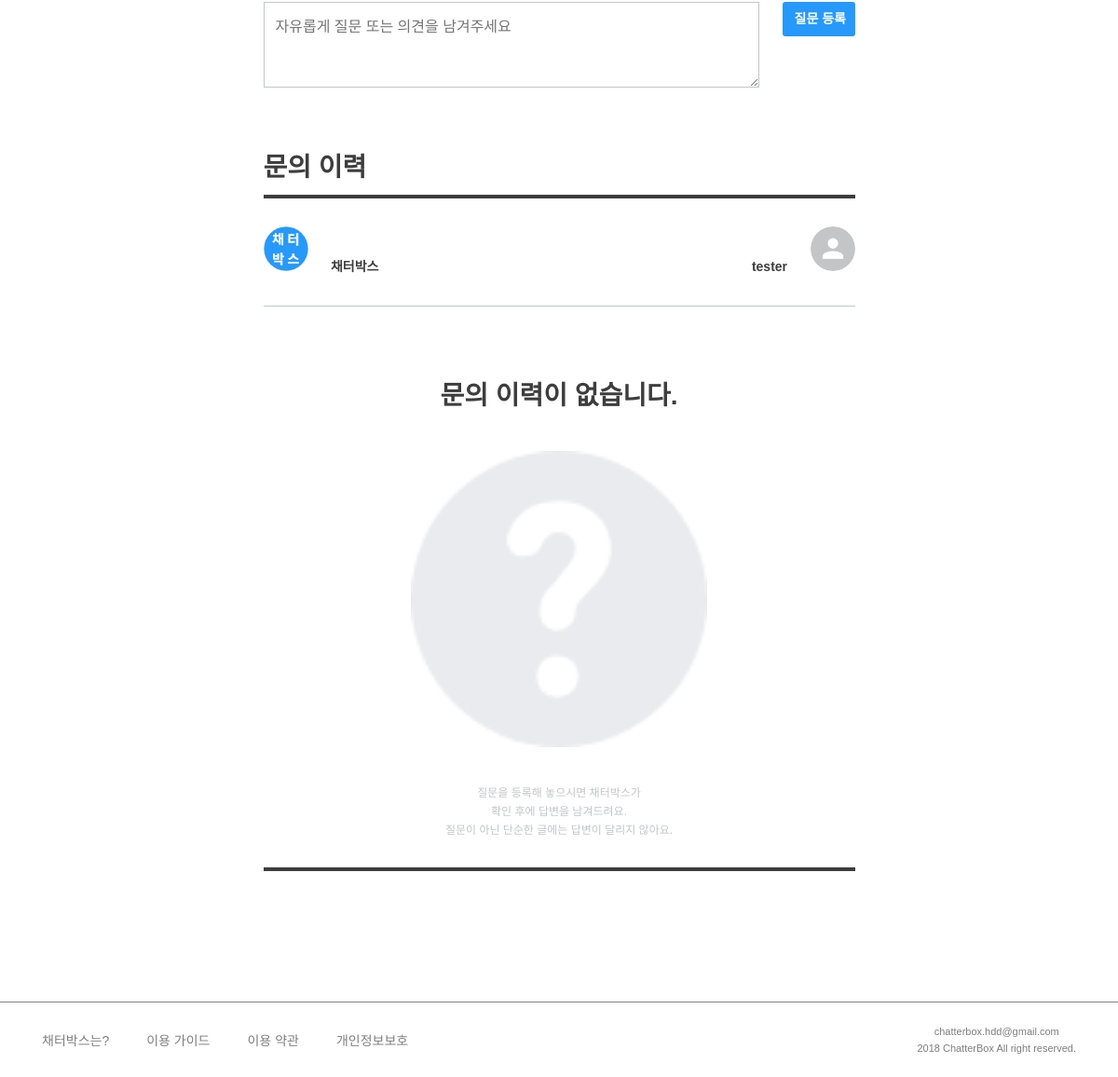
Before: /member/contact/ (signed in, lower part) with the older database file.
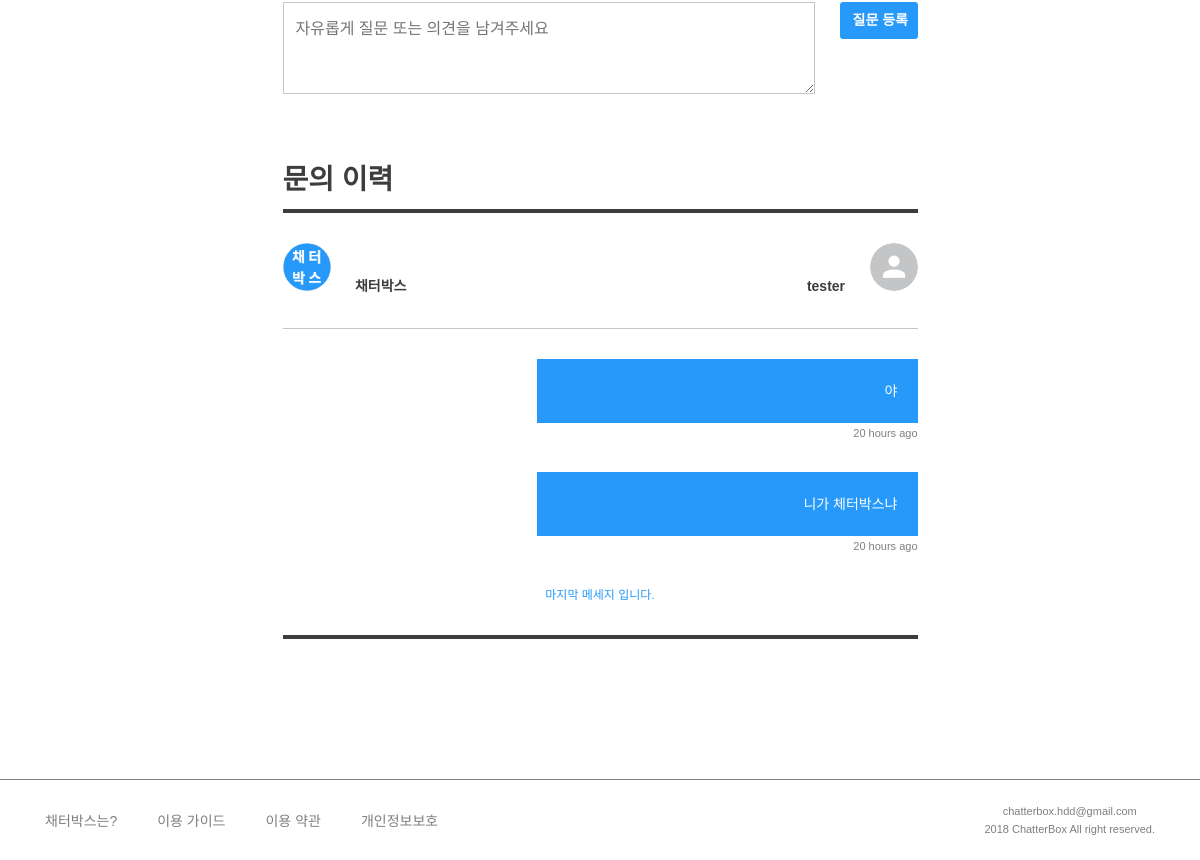
After: the same page with the newer database file.
### member/models.py (models this page shows, shortened)
class ContactChat(models.Model):
    owner = models.ForeignKey(settings.AUTH_USER_MODEL, related_name='owner')
    author = models.ForeignKey(settings.AUTH_USER_MODEL, related_name='author')
    created_at = models.DateTimeField(auto_now_add=True, null=True)
    content = models.TextField()
    @property
    def natural_time(self):
        return naturaltime(self.created_at)

### member/views.py (the view)
@login_required
def contact(request):
    user = request.user
    chats = ContactChat.objects.filter(owner=user)
    chat_form = ContactChatForm()
    context = {
        'user': user,
        'chats': chats,
        'chat_form': chat_form,
    }
    return render(request, 'member/contact.html', context)

### member/forms.py
class ContactChatForm(forms.ModelForm):
    class Meta:
        model = ContactChat
        fields = (
            'content',
        )
        widgets = {
            'content': forms.Textarea(
                attrs={
                    'class': 'content',
                    'placeholder': '자유롭게 질문 또는 의견을 남겨주세요',
                }
            )
        }

### templates/member/contact.html (shortened to what this page needs)
{% extends 'base.html' %}
{% load static %}
{% block customCSS %}
<link rel="stylesheet" href="{% static 'css/member/my_page.css' %}">
<link rel="stylesheet" href="{% static 'css/member/contact.css' %}">
{% endblock %}
{% block content %}
<div class="row justify-content-center">
    <div class="col-md-7 mypage">
        <div class="mypage-body">
            <div class="tab-pane" id="pills-contact">
                <form id="add-chat-form" action="{% url 'member:create_chat' %}" method="POST">
                    {{ chat_form.content }}
                    <input type="button" class="add-chat btn btn-fill" value="질문 등록">
                </form>
                <div class="chat-list">
                    <h3>문의 이력</h3>
                    <div class="list-header">
                        <div class="admin-header">
                            <img class="category-icon" src="{% static '/img/categories/all.png' %}" />
                            <h6>채터박스</h6>
                        </div>
                        <div class="user-header">
                            <h6>{{ user.username }}</h6>
                            <img class="profile_image" src="/media/{{ user.profile_image }}" />
                        </div>
                    </div>
                    <div class="list-body">
                        <div class="load-chat">
                            {% if chats %}
                            {% for chat in chats.all %}
                            {% if chat.author.is_staff %}
                            <div class="chat admin">
                                <h6>{{ chat.content }}</h6>
                                <span>{{ chat.natural_time }}</span>
                            </div>
                            {% else %}
                            <div class="chat">
                                <h6>{{ chat.content }}</h6>
                                <span>{{ chat.natural_time }}</span>
                            </div>
                            {% endif %}
                            {% endfor %}
                            <p>마지막 메세지 입니다.</p>
                            {% else %}
                            <div class="empty">
                                <h3>문의 이력이 없습니다.</h3>
                                <img src="{% static '/img/help-empty.png' %}" alt="">
                                <p>질문을 등록해 놓으시면 채터박스가<br />확인 후에 답변을 남겨드려요.<br />질문이 아닌 단순한 글에는 답변이 달리지 않아요.</p>
                            </div>
                            {% endif%}
                        </div>
                    </div>
                </div>
            </div>
        </div>
    </div>
</div>
{% endblock %}

Changed rows visible on the page:
added ContactChat: content "야", natural_time "20 hours ago"
added ContactChat: content "니가 체터박스냐", natural_time "20 hours ago"
Other visible differences:
text no longer shown: "문의 이력이 없습니다. 질문을 등록해 놓으시면 채터박스가 확인 후에 답변을 남겨드려요. 질문이 아닌 단순한 글에는 답변이 달리지 않아요."
text now shown: "마지막 메세지 입니다."
